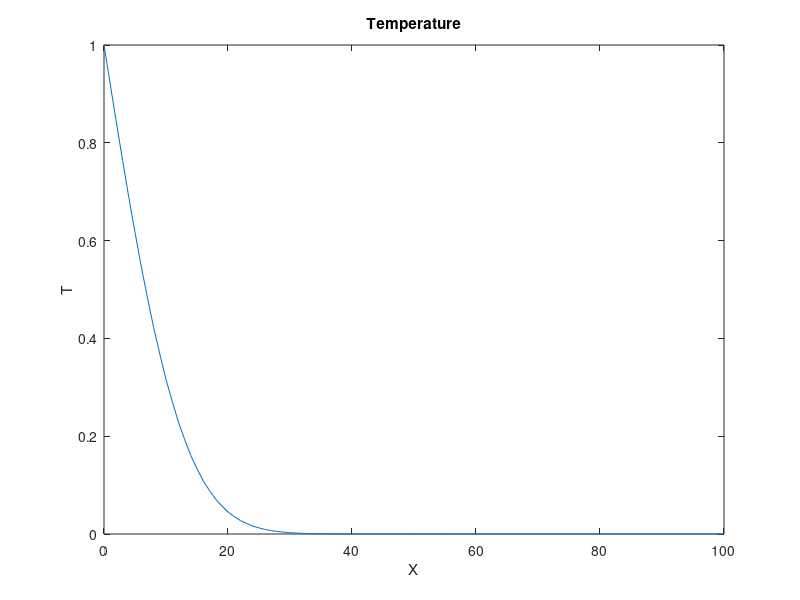
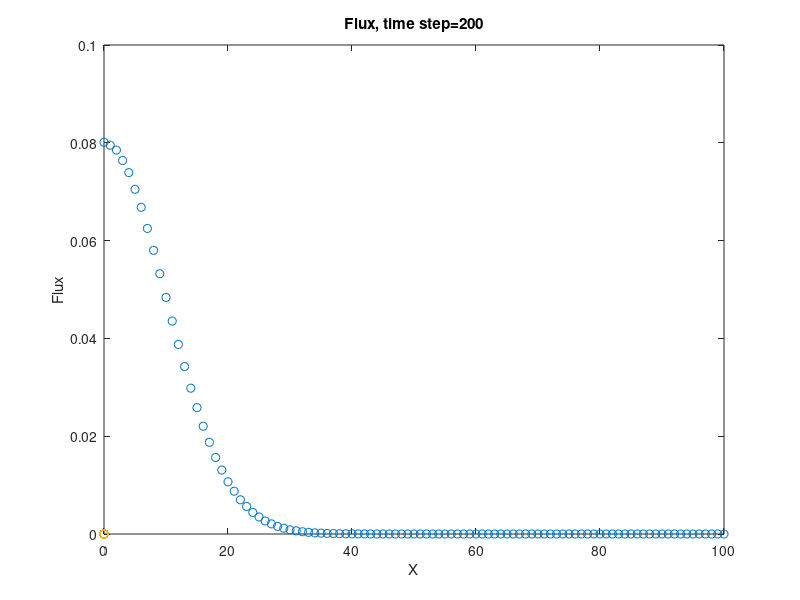

MATLAB code for these plots, in order:
% Chapter 5
% LBM-1-D, diffusion equation D1Q2
clear all; close all;
m = 101;
dx = 1.0;
rho = zeros(m);
f1 = zeros(m);
f2 = zeros(m);
flux = zeros(m);

x = zeros(m);
x(1) = 0.0;
for i = 1:m-1
    x(i+1) = x(i) + dx;
end

alpha = 0.25;
omega = 1/(alpha + 0.5);
twall = 1.0;
nstep = 200;
for i = 1:m
    f1(i)=0.5*rho(i);
    f2(i)=0.5*rho(i);
end

%Collision:
for k1 = 1:nstep
    for i = 1:m
        feq = 0.5*rho(i);
        f1(i) = (1-omega)*f1(i) + omega*feq;
        f2(i) = (1-omega)*f2(i) + omega*feq;
    end
    % Streaming:
    for i = 1:m-1
        f1(m-i+1) = f1(m-i);
        f2(i) = f2(i+1);
    end
    % Boundary condition:
    f1(1) = twall - f2(1);
    f1(m) = f1(m-1);
    f2(m) = f2(m-1);
    for j = 1:m
        rho(j) = f1(j) + f2(j);
    end
end

%Flux:
for k=1:m
    flux(k) = omega*(f1(k) - f2(k));
end

figure(1)
plot(x,rho)
title('Temperature')
xlabel('X')
ylabel('T')
figure(2)
plot(x,flux,'o')
title('Flux, time step=200')
xlabel('X')
ylabel('Flux')
